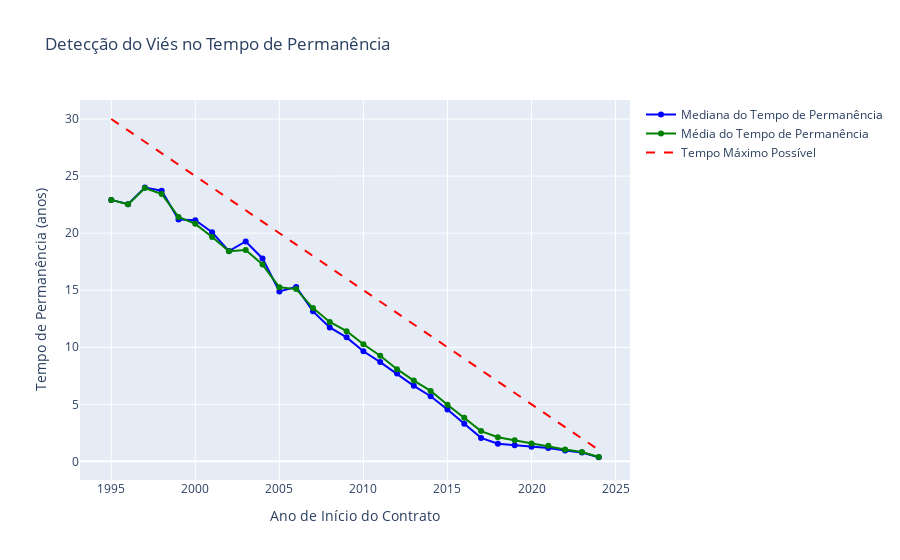

Notebook source saved alongside this figure:
### Code cell
import plotly.graph_objects as go
import pandas as pd
from datetime import datetime

# Converter para Pandas
df_permanencia = filtered_sdf_2.select("start_date", "tempo_permanencia_anos").toPandas()

# Converter start_date para datetime
df_permanencia["start_date"] = pd.to_datetime(df_permanencia["start_date"])

# Criar coluna com o ano do contrato
df_permanencia["ano_inicio"] = df_permanencia["start_date"].dt.year

# Obter o ano atual
ano_atual = datetime.today().year

# Calcular estatísticas por ano
estatisticas_por_ano = df_permanencia.groupby("ano_inicio")["tempo_permanencia_anos"].agg(["median", "mean"]).reset_index()

# Calcular o tempo máximo possível para cada ano (tempo entre ano de início e hoje)
estatisticas_por_ano["tempo_maximo_possivel"] = ano_atual - estatisticas_por_ano["ano_inicio"]

# Calcular a diferença entre o tempo máximo e a mediana
estatisticas_por_ano["diferenca"] = estatisticas_por_ano["tempo_maximo_possivel"] - estatisticas_por_ano["median"]

# Identificar o primeiro ano onde a diferença for menor que um limite (exemplo: 2 anos)
ano_limite_vies = estatisticas_por_ano.loc[estatisticas_por_ano["diferenca"] < 2, "ano_inicio"].min()

# Criar gráfico interativo
fig = go.Figure()

# Linha da mediana do tempo de permanência por ano
fig.add_trace(go.Scatter(
    x=estatisticas_por_ano["ano_inicio"],
    y=estatisticas_por_ano["median"],
    mode="lines+markers",
    name="Mediana do Tempo de Permanência",
    line=dict(color="blue")
))

# Linha da média do tempo de permanência por ano
fig.add_trace(go.Scatter(
    x=estatisticas_por_ano["ano_inicio"],
    y=estatisticas_por_ano["mean"],
    mode="lines+markers",
    name="Média do Tempo de Permanência",
    line=dict(color="green")
))

# Linha do tempo máximo possível
fig.add_trace(go.Scatter(
    x=estatisticas_por_ano["ano_inicio"],
    y=estatisticas_por_ano["tempo_maximo_possivel"],
    mode="lines",
    name="Tempo Máximo Possível",
    line=dict(color="red", dash="dash")
))



# Layout do gráfico
fig.update_layout(
    title="Detecção do Viés no Tempo de Permanência",
    xaxis_title="Ano de Início do Contrato",
    yaxis_title="Tempo de Permanência (anos)",
    showlegend=True
)

# Exibir gráfico
fig.show()

# Exibir o ano identificado como enviesado
print(f"O primeiro ano onde os contratos finalizados são afetados pelo tempo transcorrido é: {ano_limite_vies}")

### Figure 1 — Plotly figure (JSON) as saved in the notebook; plotly's stock layout.template omitted (floating-point values rounded to 4 significant figures)
{"data": [{"line": {"color": "blue"}, "mode": "lines+markers", "name": "Mediana do Tempo de Permanência", "type": "scatter", "x": [1995, 1996, 1997, 1998, 1999, 2000, 2001, 2002, 2003, 2004, 2005, 2006, 2007, 2008, 2009, 2010, 2011, 2012, 2013, 2014, 2015, 2016, 2017, 2018, 2019, 2020, 2021, 2022, 2023, 2024], "y": [22.91, 22.54, 24.0, 23.72, 21.19, 21.13, 20.07, 18.43, 19.27, 17.78, 14.9, 15.28, 13.14, 11.74, 10.87, 9.651, 8.698, 7.697, 6.619, 5.71, 4.55, 3.299, 2.059, 1.552, 1.414, 1.28, 1.173, 0.9432, 0.7762, 0.3614]}, {"line": {"color": "green"}, "mode": "lines+markers", "name": "Média do Tempo de Permanência", "type": "scatter", "x": [1995, 1996, 1997, 1998, 1999, 2000, 2001, 2002, 2003, 2004, 2005, 2006, 2007, 2008, 2009, 2010, 2011, 2012, 2013, 2014, 2015, 2016, 2017, 2018, 2019, 2020, 2021, 2022, 2023, 2024], "y": [22.91, 22.52, 23.95, 23.43, 21.42, 20.81, 19.67, 18.41, 18.52, 17.25, 15.25, 15.09, 13.43, 12.22, 11.41, 10.26, 9.259, 8.079, 7.082, 6.176, 4.97, 3.822, 2.652, 2.117, 1.844, 1.567, 1.359, 1.032, 0.8225, 0.3805]}, {"line": {"color": "red", "dash": "dash"}, "mode": "lines", "name": "Tempo Máximo Possível", "type": "scatter", "x": [1995, 1996, 1997, 1998, 1999, 2000, 2001, 2002, 2003, 2004, 2005, 2006, 2007, 2008, 2009, 2010, 2011, 2012, 2013, 2014, 2015, 2016, 2017, 2018, 2019, 2020, 2021, 2022, 2023, 2024], "y": [30, 29, 28, 27, 26, 25, 24, 23, 22, 21, 20, 19, 18, 17, 16, 15, 14, 13, 12, 11, 10, 9, 8, 7, 6, 5, 4, 3, 2, 1]}], "layout": {"showlegend": true, "title": {"text": "Detecção do Viés no Tempo de Permanência"}, "xaxis": {"title": {"text": "Ano de Início do Contrato"}}, "yaxis": {"title": {"text": "Tempo de Permanência (anos)"}}}}
